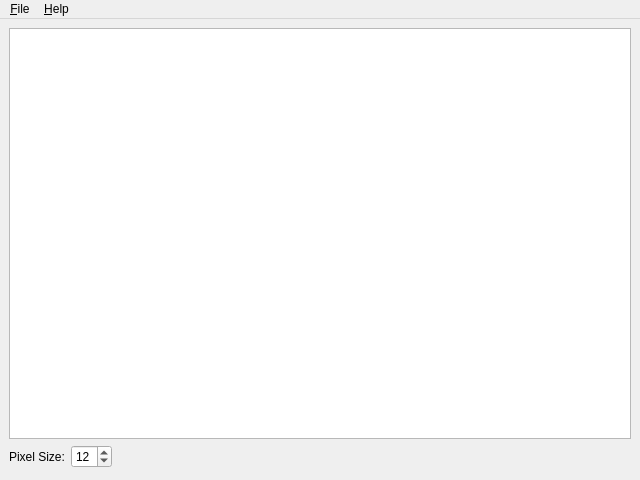
<?xml version="1.0" encoding="UTF-8"?>
<ui version="4.0">
 <class>MainWindow</class>
 <widget class="QMainWindow" name="MainWindow">
  <property name="geometry">
   <rect>
    <x>0</x>
    <y>0</y>
    <width>640</width>
    <height>480</height>
   </rect>
  </property>
  <property name="windowTitle">
   <string>Pixelator</string>
  </property>
  <widget class="QWidget" name="centralwidget">
   <property name="maximumSize">
    <size>
     <width>640</width>
     <height>458</height>
    </size>
   </property>
   <layout class="QVBoxLayout" name="verticalLayout_2">
    <item>
     <layout class="QVBoxLayout" name="verticalLayout">
      <property name="sizeConstraint">
       <enum>QLayout::SetMaximumSize</enum>
      </property>
      <item>
       <widget class="QTableView" name="view">
        <property name="showGrid">
         <bool>false</bool>
        </property>
        <attribute name="horizontalHeaderVisible">
         <bool>false</bool>
        </attribute>
        <attribute name="horizontalHeaderMinimumSectionSize">
         <number>1</number>
        </attribute>
        <attribute name="verticalHeaderVisible">
         <bool>false</bool>
        </attribute>
        <attribute name="verticalHeaderMinimumSectionSize">
         <number>1</number>
        </attribute>
       </widget>
      </item>
      <item>
       <layout class="QHBoxLayout" name="horizontalLayout">
        <item>
         <widget class="QLabel" name="label">
          <property name="text">
           <string>Pixel Size:</string>
          </property>
         </widget>
        </item>
        <item>
         <widget class="QSpinBox" name="pixelSizeSpinBox">
          <property name="minimum">
           <number>4</number>
          </property>
          <property name="maximum">
           <number>32</number>
          </property>
          <property name="value">
           <number>12</number>
          </property>
         </widget>
        </item>
        <item>
         <spacer name="horizontalSpacer">
          <property name="orientation">
           <enum>Qt::Horizontal</enum>
          </property>
          <property name="sizeHint" stdset="0">
           <size>
            <width>40</width>
            <height>20</height>
           </size>
          </property>
         </spacer>
        </item>
       </layout>
      </item>
     </layout>
    </item>
   </layout>
  </widget>
  <widget class="QMenuBar" name="menubar">
   <property name="geometry">
    <rect>
     <x>0</x>
     <y>0</y>
     <width>640</width>
     <height>22</height>
    </rect>
   </property>
   <widget class="QMenu" name="menu_file">
    <property name="title">
     <string>&amp;File</string>
    </property>
    <addaction name="action_open"/>
    <addaction name="action_print"/>
    <addaction name="action_exit"/>
   </widget>
   <widget class="QMenu" name="menu_help">
    <property name="title">
     <string>&amp;Help</string>
    </property>
    <addaction name="action_about"/>
   </widget>
   <addaction name="menu_file"/>
   <addaction name="menu_help"/>
  </widget>
  <action name="action_open">
   <property name="text">
    <string>&amp;Open...</string>
   </property>
   <property name="shortcut">
    <string>Ctrl+O</string>
   </property>
  </action>
  <action name="action_print">
   <property name="enabled">
    <bool>false</bool>
   </property>
   <property name="text">
    <string>&amp;Print...</string>
   </property>
   <property name="shortcut">
    <string>Ctrl+P</string>
   </property>
  </action>
  <action name="action_exit">
   <property name="text">
    <string>E&amp;xit</string>
   </property>
   <property name="shortcut">
    <string/>
   </property>
  </action>
  <action name="action_about">
   <property name="text">
    <string>&amp;About</string>
   </property>
  </action>
 </widget>
 <resources/>
 <connections>
  <connection>
   <sender>action_open</sender>
   <signal>triggered()</signal>
   <receiver>MainWindow</receiver>
   <slot>choose_image()</slot>
   <hints>
    <hint type="sourcelabel">
     <x>-1</x>
     <y>-1</y>
    </hint>
    <hint type="destinationlabel">
     <x>319</x>
     <y>239</y>
    </hint>
   </hints>
  </connection>
  <connection>
   <sender>action_print</sender>
   <signal>triggered()</signal>
   <receiver>MainWindow</receiver>
   <slot>print_image()</slot>
   <hints>
    <hint type="sourcelabel">
     <x>-1</x>
     <y>-1</y>
    </hint>
    <hint type="destinationlabel">
     <x>319</x>
     <y>239</y>
    </hint>
   </hints>
  </connection>
  <connection>
   <sender>action_about</sender>
   <signal>triggered()</signal>
   <receiver>MainWindow</receiver>
   <slot>show_about()</slot>
   <hints>
    <hint type="sourcelabel">
     <x>-1</x>
     <y>-1</y>
    </hint>
    <hint type="destinationlabel">
     <x>319</x>
     <y>239</y>
    </hint>
   </hints>
  </connection>
  <connection>
   <sender>pixelSizeSpinBox</sender>
   <signal>valueChanged(int)</signal>
   <receiver>MainWindow</receiver>
   <slot>change_pixel_size()</slot>
   <hints>
    <hint type="sourcelabel">
     <x>109</x>
     <y>453</y>
    </hint>
    <hint type="destinationlabel">
     <x>319</x>
     <y>239</y>
    </hint>
   </hints>
  </connection>
  <connection>
   <sender>action_exit</sender>
   <signal>triggered()</signal>
   <receiver>MainWindow</receiver>
   <slot>close()</slot>
   <hints>
    <hint type="sourcelabel">
     <x>-1</x>
     <y>-1</y>
    </hint>
    <hint type="destinationlabel">
     <x>319</x>
     <y>239</y>
    </hint>
   </hints>
  </connection>
 </connections>
 <slots>
  <slot>choose_image()</slot>
  <slot>print_image()</slot>
  <slot>show_about()</slot>
  <slot>change_pixel_size()</slot>
 </slots>
</ui>
